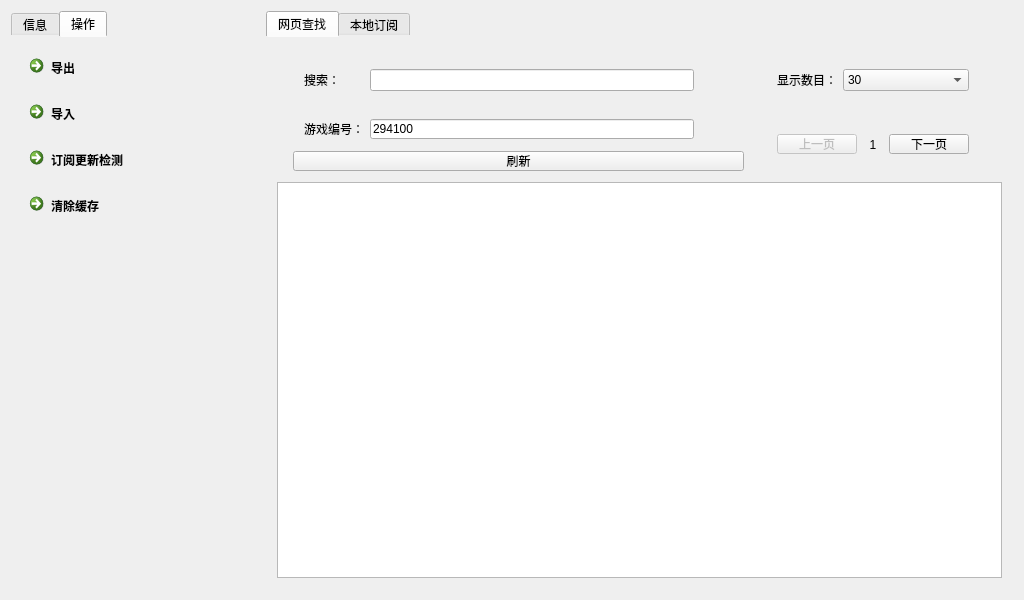
<?xml version="1.0" encoding="UTF-8"?>
<ui version="4.0">
 <class>SteamWorkshopTool</class>
 <widget class="QWidget" name="SteamWorkshopTool">
  <property name="geometry">
   <rect>
    <x>0</x>
    <y>0</y>
    <width>1024</width>
    <height>600</height>
   </rect>
  </property>
  <property name="windowTitle">
   <string>SteamWorkshopTool</string>
  </property>
  <property name="styleSheet">
   <string notr="true">QTabWidget:pane
 {
	border-top:0px solid #e8f3f9;background: 
	 transparent;
 }
QWidget
{
	
	font: 9pt &quot;萝莉体&quot;;
}</string>
  </property>
  <layout class="QHBoxLayout" name="horizontalLayout_3" stretch="1,3">
   <item>
    <widget class="QWidget" name="widget_3" native="true">
     <layout class="QVBoxLayout" name="verticalLayout_2" stretch="0">
      <property name="spacing">
       <number>0</number>
      </property>
      <property name="leftMargin">
       <number>0</number>
      </property>
      <property name="topMargin">
       <number>0</number>
      </property>
      <property name="rightMargin">
       <number>0</number>
      </property>
      <property name="bottomMargin">
       <number>0</number>
      </property>
      <item>
       <widget class="QTabWidget" name="tabWidget">
        <property name="currentIndex">
         <number>1</number>
        </property>
        <widget class="QWidget" name="Info">
         <attribute name="title">
          <string>信息</string>
         </attribute>
         <layout class="QVBoxLayout" name="verticalLayout">
          <item>
           <widget class="QLabel" name="label_2">
            <property name="text">
             <string>输出信息：</string>
            </property>
           </widget>
          </item>
          <item>
           <widget class="QTextBrowser" name="textBrowser">
            <property name="minimumSize">
             <size>
              <width>0</width>
              <height>200</height>
             </size>
            </property>
           </widget>
          </item>
         </layout>
        </widget>
        <widget class="QWidget" name="Operation">
         <attribute name="title">
          <string>操作</string>
         </attribute>
         <layout class="QVBoxLayout" name="verticalLayout_4">
          <item>
           <widget class="QCommandLinkButton" name="commandLinkButton_Export">
            <property name="minimumSize">
             <size>
              <width>0</width>
              <height>40</height>
             </size>
            </property>
            <property name="maximumSize">
             <size>
              <width>16777215</width>
              <height>40</height>
             </size>
            </property>
            <property name="text">
             <string>导出</string>
            </property>
           </widget>
          </item>
          <item>
           <widget class="QCommandLinkButton" name="commandLinkButton_Import">
            <property name="minimumSize">
             <size>
              <width>0</width>
              <height>40</height>
             </size>
            </property>
            <property name="maximumSize">
             <size>
              <width>16777215</width>
              <height>40</height>
             </size>
            </property>
            <property name="text">
             <string>导入</string>
            </property>
           </widget>
          </item>
          <item>
           <widget class="QCommandLinkButton" name="commandLinkButton_Update">
            <property name="minimumSize">
             <size>
              <width>0</width>
              <height>40</height>
             </size>
            </property>
            <property name="maximumSize">
             <size>
              <width>16777215</width>
              <height>40</height>
             </size>
            </property>
            <property name="text">
             <string>订阅更新检测</string>
            </property>
           </widget>
          </item>
          <item>
           <widget class="QCommandLinkButton" name="commandLinkButton_ClearCache">
            <property name="minimumSize">
             <size>
              <width>0</width>
              <height>40</height>
             </size>
            </property>
            <property name="maximumSize">
             <size>
              <width>16777215</width>
              <height>40</height>
             </size>
            </property>
            <property name="text">
             <string>清除缓存</string>
            </property>
           </widget>
          </item>
          <item>
           <spacer name="verticalSpacer">
            <property name="orientation">
             <enum>Qt::Vertical</enum>
            </property>
            <property name="sizeHint" stdset="0">
             <size>
              <width>20</width>
              <height>40</height>
             </size>
            </property>
           </spacer>
          </item>
         </layout>
        </widget>
       </widget>
      </item>
     </layout>
    </widget>
   </item>
   <item>
    <widget class="QWidget" name="widget_2" native="true">
     <layout class="QVBoxLayout" name="verticalLayout_3">
      <property name="spacing">
       <number>0</number>
      </property>
      <property name="leftMargin">
       <number>0</number>
      </property>
      <property name="topMargin">
       <number>0</number>
      </property>
      <property name="rightMargin">
       <number>0</number>
      </property>
      <property name="bottomMargin">
       <number>0</number>
      </property>
      <item>
       <widget class="QTabWidget" name="tabWidget_2">
        <property name="currentIndex">
         <number>0</number>
        </property>
        <widget class="QWidget" name="tab">
         <attribute name="title">
          <string>网页查找</string>
         </attribute>
         <layout class="QVBoxLayout" name="verticalLayout_6">
          <item>
           <widget class="QWidget" name="widget_6" native="true">
            <layout class="QHBoxLayout" name="horizontalLayout_4" stretch="0,0">
             <property name="topMargin">
              <number>0</number>
             </property>
             <property name="bottomMargin">
              <number>0</number>
             </property>
             <item>
              <widget class="QWidget" name="widget_10" native="true">
               <layout class="QVBoxLayout" name="verticalLayout_7">
                <property name="spacing">
                 <number>1</number>
                </property>
                <property name="leftMargin">
                 <number>5</number>
                </property>
                <property name="topMargin">
                 <number>5</number>
                </property>
                <property name="rightMargin">
                 <number>5</number>
                </property>
                <property name="bottomMargin">
                 <number>5</number>
                </property>
                <item>
                 <widget class="QWidget" name="widget_11" native="true">
                  <layout class="QHBoxLayout" name="horizontalLayout_6">
                   <item>
                    <widget class="QLabel" name="label_4">
                     <property name="minimumSize">
                      <size>
                       <width>60</width>
                       <height>20</height>
                      </size>
                     </property>
                     <property name="maximumSize">
                      <size>
                       <width>60</width>
                       <height>20</height>
                      </size>
                     </property>
                     <property name="text">
                      <string>搜索：</string>
                     </property>
                    </widget>
                   </item>
                   <item>
                    <widget class="QLineEdit" name="lineEdit_Search">
                     <property name="minimumSize">
                      <size>
                       <width>200</width>
                       <height>20</height>
                      </size>
                     </property>
                    </widget>
                   </item>
                   <item>
                    <spacer name="horizontalSpacer_3">
                     <property name="orientation">
                      <enum>Qt::Horizontal</enum>
                     </property>
                     <property name="sizeType">
                      <enum>QSizePolicy::Fixed</enum>
                     </property>
                     <property name="sizeHint" stdset="0">
                      <size>
                       <width>1</width>
                       <height>20</height>
                      </size>
                     </property>
                    </spacer>
                   </item>
                   <item>
                    <widget class="QPushButton" name="pushButton_Search">
                     <property name="minimumSize">
                      <size>
                       <width>32</width>
                       <height>32</height>
                      </size>
                     </property>
                     <property name="maximumSize">
                      <size>
                       <width>32</width>
                       <height>32</height>
                      </size>
                     </property>
                     <property name="text">
                      <string/>
                     </property>
                     <property name="icon">
                      <iconset resource="../../SteamWorkshopTool.qrc">
                       <normaloff>:/SteamWorkshopTool/assets/Images/Search.png</normaloff>:/SteamWorkshopTool/assets/Images/Search.png</iconset>
                     </property>
                     <property name="iconSize">
                      <size>
                       <width>32</width>
                       <height>32</height>
                      </size>
                     </property>
                     <property name="flat">
                      <bool>true</bool>
                     </property>
                    </widget>
                   </item>
                  </layout>
                 </widget>
                </item>
                <item>
                 <widget class="QWidget" name="widget" native="true">
                  <layout class="QHBoxLayout" name="horizontalLayout">
                   <item>
                    <widget class="QLabel" name="label">
                     <property name="minimumSize">
                      <size>
                       <width>60</width>
                       <height>20</height>
                      </size>
                     </property>
                     <property name="maximumSize">
                      <size>
                       <width>60</width>
                       <height>20</height>
                      </size>
                     </property>
                     <property name="text">
                      <string>游戏编号：</string>
                     </property>
                    </widget>
                   </item>
                   <item>
                    <widget class="QLineEdit" name="lineEdit">
                     <property name="minimumSize">
                      <size>
                       <width>0</width>
                       <height>20</height>
                      </size>
                     </property>
                     <property name="maximumSize">
                      <size>
                       <width>16777215</width>
                       <height>20</height>
                      </size>
                     </property>
                     <property name="text">
                      <string>294100</string>
                     </property>
                    </widget>
                   </item>
                   <item>
                    <spacer name="horizontalSpacer_2">
                     <property name="orientation">
                      <enum>Qt::Horizontal</enum>
                     </property>
                     <property name="sizeType">
                      <enum>QSizePolicy::Fixed</enum>
                     </property>
                     <property name="sizeHint" stdset="0">
                      <size>
                       <width>39</width>
                       <height>20</height>
                      </size>
                     </property>
                    </spacer>
                   </item>
                  </layout>
                 </widget>
                </item>
                <item>
                 <widget class="QPushButton" name="pushButton">
                  <property name="minimumSize">
                   <size>
                    <width>0</width>
                    <height>20</height>
                   </size>
                  </property>
                  <property name="maximumSize">
                   <size>
                    <width>16777215</width>
                    <height>20</height>
                   </size>
                  </property>
                  <property name="text">
                   <string>刷新</string>
                  </property>
                 </widget>
                </item>
               </layout>
              </widget>
             </item>
             <item>
              <widget class="QWidget" name="widget_7" native="true">
               <layout class="QVBoxLayout" name="verticalLayout_9">
                <property name="spacing">
                 <number>1</number>
                </property>
                <property name="topMargin">
                 <number>0</number>
                </property>
                <property name="bottomMargin">
                 <number>0</number>
                </property>
                <item>
                 <widget class="QWidget" name="widget_9" native="true">
                  <layout class="QHBoxLayout" name="horizontalLayout_10">
                   <property name="spacing">
                    <number>6</number>
                   </property>
                   <property name="topMargin">
                    <number>0</number>
                   </property>
                   <property name="bottomMargin">
                    <number>0</number>
                   </property>
                   <item>
                    <widget class="QLabel" name="label_8">
                     <property name="minimumSize">
                      <size>
                       <width>60</width>
                       <height>20</height>
                      </size>
                     </property>
                     <property name="maximumSize">
                      <size>
                       <width>60</width>
                       <height>20</height>
                      </size>
                     </property>
                     <property name="text">
                      <string>显示数目：</string>
                     </property>
                    </widget>
                   </item>
                   <item>
                    <widget class="QComboBox" name="comboBox_number">
                     <item>
                      <property name="text">
                       <string>30</string>
                      </property>
                     </item>
                     <item>
                      <property name="text">
                       <string>18</string>
                      </property>
                     </item>
                     <item>
                      <property name="text">
                       <string>9</string>
                      </property>
                     </item>
                    </widget>
                   </item>
                  </layout>
                 </widget>
                </item>
                <item>
                 <widget class="QWidget" name="widget_5" native="true">
                  <layout class="QHBoxLayout" name="horizontalLayout_2">
                   <property name="topMargin">
                    <number>0</number>
                   </property>
                   <property name="bottomMargin">
                    <number>0</number>
                   </property>
                   <item>
                    <widget class="QPushButton" name="pushButton_Previous">
                     <property name="enabled">
                      <bool>false</bool>
                     </property>
                     <property name="minimumSize">
                      <size>
                       <width>0</width>
                       <height>20</height>
                      </size>
                     </property>
                     <property name="maximumSize">
                      <size>
                       <width>200</width>
                       <height>20</height>
                      </size>
                     </property>
                     <property name="text">
                      <string>上一页</string>
                     </property>
                    </widget>
                   </item>
                   <item>
                    <widget class="QLabel" name="label_page">
                     <property name="minimumSize">
                      <size>
                       <width>20</width>
                       <height>20</height>
                      </size>
                     </property>
                     <property name="text">
                      <string>1</string>
                     </property>
                     <property name="alignment">
                      <set>Qt::AlignCenter</set>
                     </property>
                    </widget>
                   </item>
                   <item>
                    <widget class="QPushButton" name="pushButton_Next">
                     <property name="sizePolicy">
                      <sizepolicy hsizetype="Minimum" vsizetype="Fixed">
                       <horstretch>0</horstretch>
                       <verstretch>0</verstretch>
                      </sizepolicy>
                     </property>
                     <property name="minimumSize">
                      <size>
                       <width>0</width>
                       <height>20</height>
                      </size>
                     </property>
                     <property name="maximumSize">
                      <size>
                       <width>200</width>
                       <height>20</height>
                      </size>
                     </property>
                     <property name="text">
                      <string>下一页</string>
                     </property>
                    </widget>
                   </item>
                  </layout>
                 </widget>
                </item>
               </layout>
              </widget>
             </item>
            </layout>
           </widget>
          </item>
          <item>
           <widget class="QListWidget" name="listWidget"/>
          </item>
         </layout>
        </widget>
        <widget class="QWidget" name="tab_2">
         <attribute name="title">
          <string>本地订阅</string>
         </attribute>
         <layout class="QVBoxLayout" name="verticalLayout_5">
          <item>
           <widget class="QWidget" name="widget_8" native="true">
            <layout class="QHBoxLayout" name="horizontalLayout_5" stretch="0,0">
             <property name="topMargin">
              <number>0</number>
             </property>
             <property name="bottomMargin">
              <number>0</number>
             </property>
             <item>
              <widget class="QWidget" name="widget_12" native="true">
               <layout class="QVBoxLayout" name="verticalLayout_10">
                <property name="spacing">
                 <number>1</number>
                </property>
                <property name="leftMargin">
                 <number>5</number>
                </property>
                <property name="topMargin">
                 <number>5</number>
                </property>
                <property name="rightMargin">
                 <number>5</number>
                </property>
                <property name="bottomMargin">
                 <number>5</number>
                </property>
                <item>
                 <widget class="QLabel" name="label_6">
                  <property name="text">
                   <string>筛选条件：</string>
                  </property>
                 </widget>
                </item>
                <item>
                 <widget class="QWidget" name="widget_13" native="true">
                  <layout class="QHBoxLayout" name="horizontalLayout_7">
                   <item>
                    <widget class="QLabel" name="label_5">
                     <property name="minimumSize">
                      <size>
                       <width>60</width>
                       <height>20</height>
                      </size>
                     </property>
                     <property name="maximumSize">
                      <size>
                       <width>60</width>
                       <height>20</height>
                      </size>
                     </property>
                     <property name="text">
                      <string>搜索：</string>
                     </property>
                    </widget>
                   </item>
                   <item>
                    <widget class="QLineEdit" name="lineEdit_Search_2">
                     <property name="minimumSize">
                      <size>
                       <width>200</width>
                       <height>20</height>
                      </size>
                     </property>
                    </widget>
                   </item>
                   <item>
                    <spacer name="horizontalSpacer_4">
                     <property name="orientation">
                      <enum>Qt::Horizontal</enum>
                     </property>
                     <property name="sizeType">
                      <enum>QSizePolicy::Fixed</enum>
                     </property>
                     <property name="sizeHint" stdset="0">
                      <size>
                       <width>1</width>
                       <height>20</height>
                      </size>
                     </property>
                    </spacer>
                   </item>
                   <item>
                    <widget class="QPushButton" name="pushButton_Search_2">
                     <property name="minimumSize">
                      <size>
                       <width>32</width>
                       <height>32</height>
                      </size>
                     </property>
                     <property name="maximumSize">
                      <size>
                       <width>32</width>
                       <height>32</height>
                      </size>
                     </property>
                     <property name="text">
                      <string/>
                     </property>
                     <property name="icon">
                      <iconset resource="../../SteamWorkshopTool.qrc">
                       <normaloff>:/SteamWorkshopTool/assets/Images/Search.png</normaloff>:/SteamWorkshopTool/assets/Images/Search.png</iconset>
                     </property>
                     <property name="iconSize">
                      <size>
                       <width>32</width>
                       <height>32</height>
                      </size>
                     </property>
                     <property name="flat">
                      <bool>true</bool>
                     </property>
                    </widget>
                   </item>
                  </layout>
                 </widget>
                </item>
                <item>
                 <widget class="QWidget" name="widget_14" native="true">
                  <layout class="QHBoxLayout" name="horizontalLayout_8">
                   <item>
                    <widget class="QLabel" name="label_3">
                     <property name="minimumSize">
                      <size>
                       <width>60</width>
                       <height>20</height>
                      </size>
                     </property>
                     <property name="maximumSize">
                      <size>
                       <width>60</width>
                       <height>20</height>
                      </size>
                     </property>
                     <property name="text">
                      <string>游戏编号：</string>
                     </property>
                    </widget>
                   </item>
                   <item>
                    <widget class="QLineEdit" name="lineEdit_2">
                     <property name="minimumSize">
                      <size>
                       <width>0</width>
                       <height>20</height>
                      </size>
                     </property>
                     <property name="maximumSize">
                      <size>
                       <width>16777215</width>
                       <height>20</height>
                      </size>
                     </property>
                     <property name="text">
                      <string/>
                     </property>
                    </widget>
                   </item>
                   <item>
                    <spacer name="horizontalSpacer">
                     <property name="orientation">
                      <enum>Qt::Horizontal</enum>
                     </property>
                     <property name="sizeType">
                      <enum>QSizePolicy::Fixed</enum>
                     </property>
                     <property name="sizeHint" stdset="0">
                      <size>
                       <width>39</width>
                       <height>20</height>
                      </size>
                     </property>
                    </spacer>
                   </item>
                  </layout>
                 </widget>
                </item>
                <item>
                 <widget class="QPushButton" name="pushButton_2">
                  <property name="minimumSize">
                   <size>
                    <width>0</width>
                    <height>20</height>
                   </size>
                  </property>
                  <property name="maximumSize">
                   <size>
                    <width>16777215</width>
                    <height>20</height>
                   </size>
                  </property>
                  <property name="text">
                   <string>刷新</string>
                  </property>
                 </widget>
                </item>
               </layout>
              </widget>
             </item>
             <item>
              <widget class="QWidget" name="widget_15" native="true">
               <layout class="QVBoxLayout" name="verticalLayout_11">
                <property name="spacing">
                 <number>1</number>
                </property>
                <property name="topMargin">
                 <number>0</number>
                </property>
                <property name="bottomMargin">
                 <number>0</number>
                </property>
                <item>
                 <widget class="QWidget" name="widget_16" native="true">
                  <layout class="QHBoxLayout" name="horizontalLayout_11">
                   <property name="spacing">
                    <number>6</number>
                   </property>
                   <property name="topMargin">
                    <number>0</number>
                   </property>
                   <property name="bottomMargin">
                    <number>0</number>
                   </property>
                   <item>
                    <widget class="QLabel" name="label_9">
                     <property name="minimumSize">
                      <size>
                       <width>60</width>
                       <height>20</height>
                      </size>
                     </property>
                     <property name="maximumSize">
                      <size>
                       <width>60</width>
                       <height>20</height>
                      </size>
                     </property>
                     <property name="text">
                      <string>显示数目：</string>
                     </property>
                    </widget>
                   </item>
                   <item>
                    <widget class="QComboBox" name="comboBox_number_2">
                     <item>
                      <property name="text">
                       <string>30</string>
                      </property>
                     </item>
                     <item>
                      <property name="text">
                       <string>18</string>
                      </property>
                     </item>
                     <item>
                      <property name="text">
                       <string>9</string>
                      </property>
                     </item>
                    </widget>
                   </item>
                  </layout>
                 </widget>
                </item>
                <item>
                 <widget class="QWidget" name="widget_17" native="true">
                  <layout class="QHBoxLayout" name="horizontalLayout_9">
                   <property name="topMargin">
                    <number>0</number>
                   </property>
                   <property name="bottomMargin">
                    <number>0</number>
                   </property>
                   <item>
                    <widget class="QPushButton" name="pushButton_Previous_2">
                     <property name="enabled">
                      <bool>false</bool>
                     </property>
                     <property name="minimumSize">
                      <size>
                       <width>0</width>
                       <height>20</height>
                      </size>
                     </property>
                     <property name="maximumSize">
                      <size>
                       <width>200</width>
                       <height>20</height>
                      </size>
                     </property>
                     <property name="text">
                      <string>上一页</string>
                     </property>
                    </widget>
                   </item>
                   <item>
                    <widget class="QLabel" name="label_page_2">
                     <property name="minimumSize">
                      <size>
                       <width>20</width>
                       <height>20</height>
                      </size>
                     </property>
                     <property name="text">
                      <string>1</string>
                     </property>
                     <property name="alignment">
                      <set>Qt::AlignCenter</set>
                     </property>
                    </widget>
                   </item>
                   <item>
                    <widget class="QPushButton" name="pushButton_Next_2">
                     <property name="sizePolicy">
                      <sizepolicy hsizetype="Minimum" vsizetype="Fixed">
                       <horstretch>0</horstretch>
                       <verstretch>0</verstretch>
                      </sizepolicy>
                     </property>
                     <property name="minimumSize">
                      <size>
                       <width>0</width>
                       <height>20</height>
                      </size>
                     </property>
                     <property name="maximumSize">
                      <size>
                       <width>200</width>
                       <height>20</height>
                      </size>
                     </property>
                     <property name="text">
                      <string>下一页</string>
                     </property>
                    </widget>
                   </item>
                  </layout>
                 </widget>
                </item>
               </layout>
              </widget>
             </item>
            </layout>
           </widget>
          </item>
          <item>
           <widget class="QListWidget" name="listWidget_2"/>
          </item>
         </layout>
        </widget>
       </widget>
      </item>
     </layout>
    </widget>
   </item>
  </layout>
 </widget>
 <layoutdefault spacing="6" margin="11"/>
 <resources>
  <include location="../../SteamWorkshopTool.qrc"/>
 </resources>
 <connections/>
</ui>
